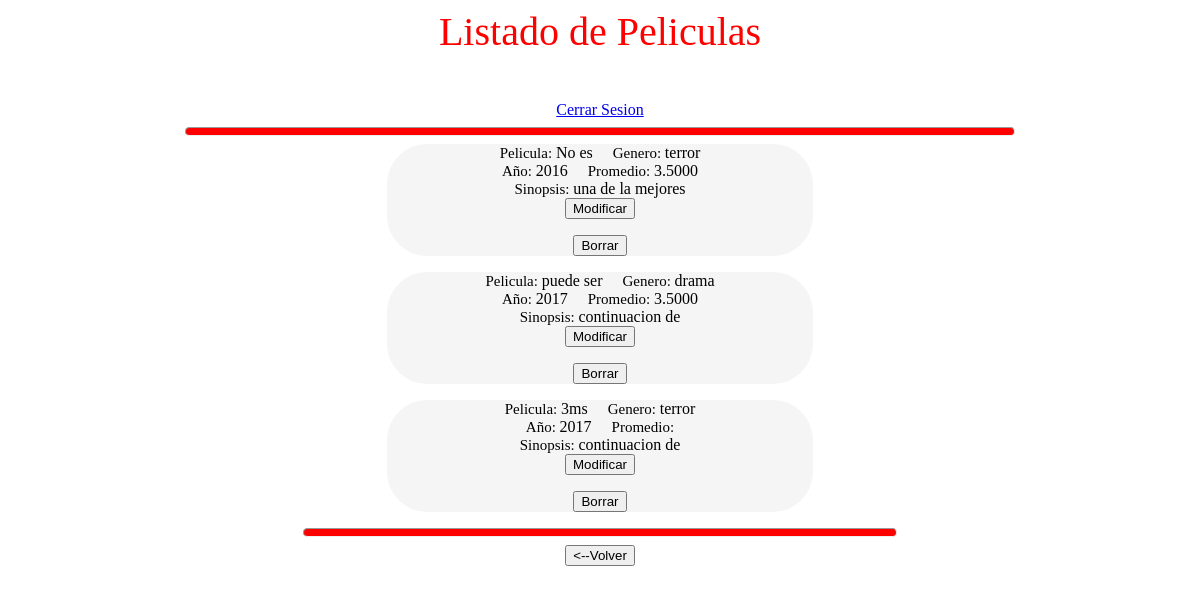
/listadop.php (signed in), run on the app's committed database.
### tables this page shows
CREATE TABLE `peliculas` (
  `id` int(11) NOT NULL,
  `nombre` varchar(255) NOT NULL,
  `sinopsis` mediumtext NOT NULL,
  `anio` int(11) NOT NULL,
  `generos_id` int(11) NOT NULL,
  `contenidoimagen` longblob NOT NULL,
  `tipoimagen` varchar(45) NOT NULL
);

CREATE TABLE `generos` (
  `id` int(11) NOT NULL,
  `genero` varchar(255) NOT NULL
);

### listadop.php (the view, shortened to what this page needs)
<html>
<head>
</head>
<link rel="stylesheet" type="text/css" href="css/estilos.css">
<body>
<div class="ttitulo c">
	<label>Listado de Peliculas</label>
</div>
<center>
<div class="menu">
	<ul class="ult">
		<li class="lit"><a href="index.php">Home</a></li>
		<li class="lit"><a href="">|</a></li>
		<li class="lit"><a href="altapeli.php">Alta Pelicula</a></li>
		<li class="lit"><a href="">|</a></li>
		<li class="lit"><a href="generos.php">Generos</a></li>
	</ul>
</div>
<a href="php/logout.php">Cerrar Sesion</a></li>
<hr class="hr1">
</center>
<div class="peliculas">
	<?php
	$link = connectdb();
	$sql = "SELECT peliculas.nombre, peliculas.id, peliculas.sinopsis, peliculas.anio, generos.genero FROM peliculas INNER JOIN generos on peliculas.generos_id = generos.id order by peliculas.id";
	$result = mysqli_query($link,$sql);
    while ($row = mysqli_fetch_array($result)){
	?>
		<div class="pelicula">
		<label class="n">Pelicula: </label> <?php echo $row ["nombre"]?>&nbsp;&nbsp;&nbsp;&nbsp;
    	<label class="n">Genero: </label><?php echo $row ["genero"]?><br>
    	<label class="n">Año: </label><?php echo $row ["anio"]?>&nbsp;&nbsp;&nbsp;&nbsp;
    	<label class="n">Promedio: </label>
    	<?php
    		$id = $row ["id"];
    		$sql2 = "SELECT AVG(calificacion) as promedio FROM comentarios WHERE peliculas_id = $id";
			$result2 = mysqli_query($link,$sql2);
			$row2 = (mysqli_fetch_array($result2));
			if (!empty($row2)){
    			echo $row2 ["promedio"];
			}else{
				echo "No posee comentarios";
			}
    	?>
    	<br>
    	<label class="n">Sinopsis: </label><?php echo $row ["sinopsis"]?><br>
    	<form  method="GET" action="modificarpeli.php">
        <input class="" type="submit" value="Modificar">
	    </form>
		<form method="POST" action="php/borrarpeli.php" onsubmit="return confirm('Eliminar Pelicula? Los comentarios de peliucla se eliminaran')">
        	<input class="" type="submit" value="Borrar">
   		</form>
		</div>
	<?php
	}
	?>
</div>
<hr class="hr2">
<center>
	<form action="index.php">
		<input type="submit" class="bregistarse" value="<--Volver">
	</form>
</center>
</body>
</html>

### css/estilos.css (style rules this page uses)
.menu { width: 400px; }
ul { list-style-type: none; margin: 0; padding: 0; overflow: hidden; }
li { float: left; }
li a { display: inline-block; color: white; text-align: center; padding: 14px 16px; text-decoration: none; }
body { background-image: url(../images/fondo1.jpg); background-repeat: no-repeat; background-attachment: fixed }
.peliculas { margin: 0 auto; text-align: center; width: 90%; }
.pelicula { width: 40%; border-radius: 40px; background-color: whitesmoke; margin: 0 auto; }
.n { font-size: 15px; }
.c { text-align: center; }
.ttitulo { color: red; font-size: 40px; }
.hr1 { width: 70%; height: 7px; color: red; background-color: red; border-radius: 40px; }
.hr2 { width: 50%; height: 7px; color: red; background-color: red; border-radius: 40px; }

### data on the page
peliculas: nombre "No es", generos.genero "terror", anio "2016", promedio "3.5000", sinopsis "una de la mejores"
peliculas: nombre "puede ser", generos.genero "drama", anio "2017", promedio "3.5000", sinopsis "continuacion de"
peliculas: nombre "3ms", generos.genero "terror", anio "2017", sinopsis "continuacion de"
